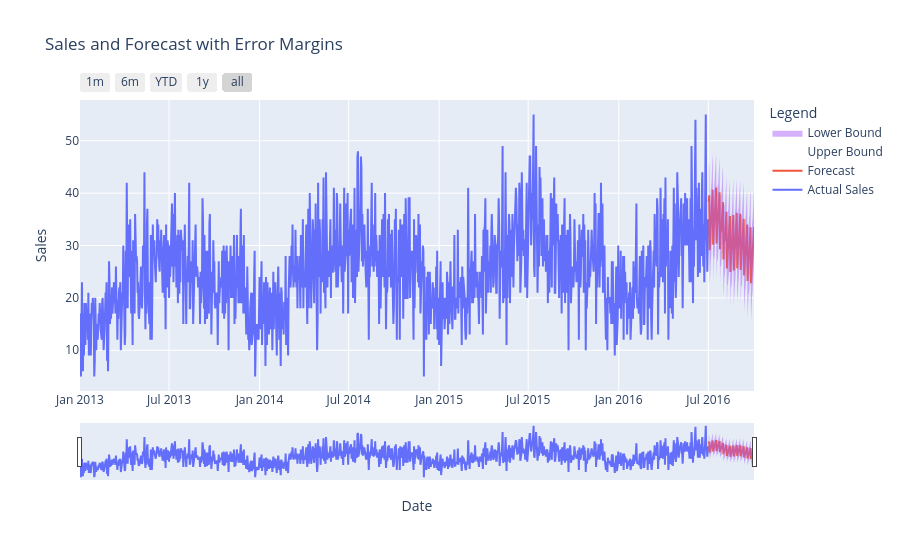

Notebook cell for this chart:
### Code cell
# Create a subplot
fig = make_subplots(rows=1, cols=1, shared_xaxes=True)

# Add the actual sales data
fig.add_trace(
    go.Scatter(
        x=df_data_train.date,
        y=df_data_train.sales,
        name="Actual Sales",
        mode="lines",
    )
)

# Add the forecasted sales data
fig.add_trace(
    go.Scatter(
        x=forecast_prophet.ds,
        y=forecast_prophet.yhat,
        name="Forecast",
        mode="lines",
    )
)

# Add the upper bound of the forecast
fig.add_trace(
    go.Scatter(
        x=forecast_prophet.ds,
        y=forecast_prophet.yhat_upper,
        name="Upper Bound",
        mode="lines",
        line=dict(width=0),
    )
)

# Add the lower bound of the forecast
fig.add_trace(
    go.Scatter(
        x=forecast_prophet.ds,
        y=forecast_prophet.yhat_lower,
        name="Lower Bound",
        mode="lines",
        line=dict(width=0),
        fill="tonexty",
    )
)

# Update layout
fig.update_layout(
    title="Sales and Forecast with Error Margins",
    xaxis_title="Date",
    yaxis_title="Sales",
    legend_title="Legend",
    hovermode="x unified",
) 

fig.update_xaxes(
        rangeslider_visible=True,
        rangeselector=dict(
            buttons=list(
                [
                    dict(count=1, label="1m", step="month", stepmode="backward"),
                    dict(count=6, label="6m", step="month", stepmode="backward"),
                    dict(count=1, label="YTD", step="year", stepmode="todate"),
                    dict(count=1, label="1y", step="year", stepmode="backward"),
                    dict(step="all"),
                ]
            )
        ),
    )

# Show the plot
fig.show()
